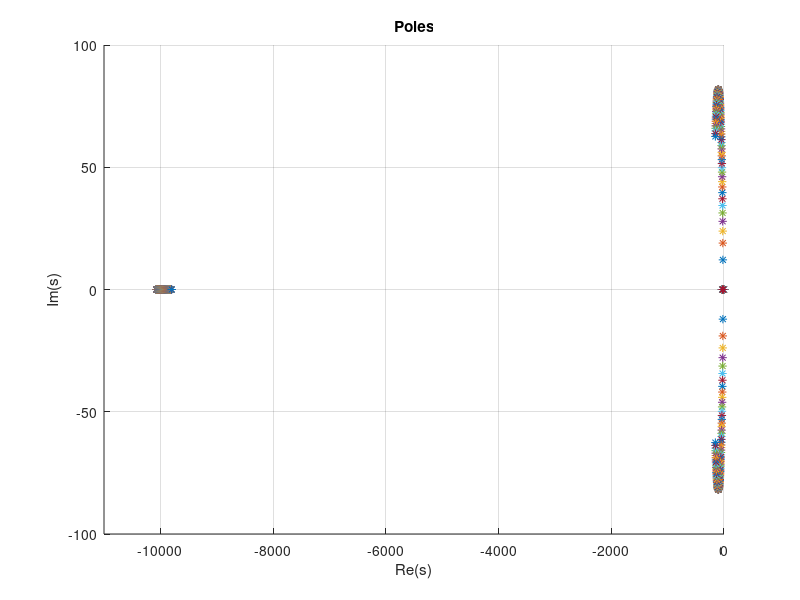

The MATLAB source for this figure:
%% Experiment 2
% William Watkins
% 16 January 2022

%% Clean up
clear all
close all
clc

%% Constants/Properties
Jconv = 1/0.00034171718982094; %[g*cm^2 / lb*in^2]
Jc = 1*10^-7; % [kg*m^2 / g*cm^2]
Rm = 19.2;      % [Ohms]
Lm = 0.0019;    % [Henrys]
Ktau = 40.1*10^-3;  % [Nm/A]
Kb = 1/238 / (2*pi/60); % [V/(rad/s)]
rBig = 2.51; % [in]
rSmall = 0.79; % [in]
Ngearhead = 10;
Ngears = rBig/rSmall;
Jm = 12.5 * Jc; % [kg*m^2]
Jgearhead = 0.6 * Jc; % [kg*m^2]
N = Ngearhead * Ngears;

%% Computing Moments
Jtm = Jm; % [kg*m^2]
rhoAl = 0.097; % [lb/in^2]
h = 0.199; % [in]
wBeam = 0.504; % [in]
dBeam = 10; % [in]
sSquare = 1.75; % [in]
Vsq = sSquare^2 * h; % [in^3]
Vbeam = h * wBeam * dBeam; % [in^3]
mSquare = Vsq * rhoAl; % [lb]
mBeam = Vbeam * rhoAl; % [lb]
Jbeam = (1/12) * mBeam * (dBeam^2 + wBeam^2); % [lb*in^2]
Jsquare = (1/12) * mSquare * 2 * sSquare^2; % [lb*in^2]
z = dBeam/2 + sSquare/2; % [in]
JPA = Jbeam + mBeam*z^2; % [lb*in^2]
Jl = JPA + Jsquare; % [lb*in^2]
Jl = Jl * Jconv * Jc; % [kg*m^2]
Jeq = Jl + N^2 * Jtm; % [kg*m^2]

%% System Coefficients
s3 = (Jeq/(N*Ktau))*Lm;
s2 = (Jeq/(N*Ktau))*Rm;
s1 = N*Kb;
Gd = -0.1;
Gp = -10;

%% Problem 1
pole1 = 0;
pole2 = (-(Jeq*Rm/(N*Ktau)) + sqrt((Jeq*Rm/(N*Ktau))^2 - 4*(Jeq*Lm/(N*Ktau))*(N*Kb)))/(2*Jeq*Lm/(N*Ktau));
pole3 = (-(Jeq*Rm/(N*Ktau)) - sqrt((Jeq*Rm/(N*Ktau))^2 - 4*(Jeq*Lm/(N*Ktau))*(N*Kb)))/(2*Jeq*Lm/(N*Ktau));

figure('Position', [200 200 1000 800]);
hold on;
grid on;
plot([pole1 pole2 pole3], [0 0 0], '*');
title('Poles');
xlabel('Re(s)');
ylabel('Im(s)');

%% Problem 2
p = [Jeq*Lm/(N*Ktau) (Jeq*Rm/(N*Ktau)) N*Kb-Gd -Gp];
r = roots(p);
plot(r, [0 0 0], '*');

%% Problem 3
g = 0:0.01:1;
pg = [Jeq*Lm/(N*Ktau) (Jeq*Rm/(N*Ktau)) N*Kb-g(1)*Gd -g(1)*Gp];
rg(:,1) = roots(pg(1,:));
for i = 2:length(g)
    pg(i,:) = [Jeq*Lm/(N*Ktau) (Jeq*Rm/(N*Ktau)) N*Kb-g(i)*Gd -g(i)*Gp];
    rg(:,i) = roots(pg(i,:));
end
reax = zeros(3,101);

% roots are all real, so can just plot on Real axis
plot(rg,reax,'*','MarkerFaceColor',[0 0.447 0.741])
% set(gca, 'XScale', 'log');
xlim([-11000 0])

%% Problem 4
g4 = 0:1:100;
pg4 = [Jeq*Lm/(N*Ktau) (Jeq*Rm/(N*Ktau)) N*Kb-g4(1)*Gd -g4(1)*Gp];
rg4(:,1) = roots(pg4(1,:));
for i = 2:length(g4)
    pg4(i,:) = [Jeq*Lm/(N*Ktau) (Jeq*Rm/(N*Ktau)) N*Kb-g4(i)*Gd -g4(i)*Gp];
    rg4(:,i) = roots(pg4(i,:));
end

plot(rg4,'*','MarkerFaceColor',[0 0.447 0.741])
% set(gca, 'XScale', 'log');
% set(gca, 'YScale', 'log');
